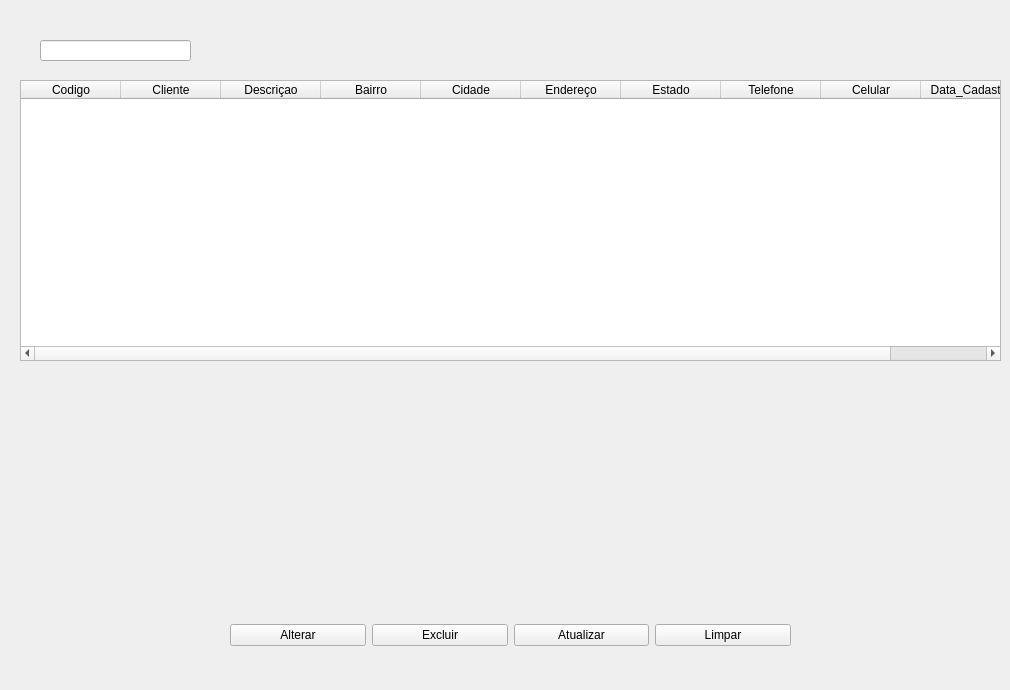
      <widget class="QWidget" name="Clientes">
       <widget class="QLineEdit" name="lineEdit_2">
        <property name="geometry">
         <rect>
          <x>40</x>
          <y>40</y>
          <width>151</width>
          <height>21</height>
         </rect>
        </property>
       </widget>
       <widget class="QTableWidget" name="tabela_cliente">
        <property name="enabled">
         <bool>true</bool>
        </property>
        <property name="geometry">
         <rect>
          <x>20</x>
          <y>80</y>
          <width>981</width>
          <height>281</height>
         </rect>
        </property>
        <property name="sizePolicy">
         <sizepolicy hsizetype="Expanding" vsizetype="Expanding">
          <horstretch>0</horstretch>
          <verstretch>0</verstretch>
         </sizepolicy>
        </property>
        <property name="contextMenuPolicy">
         <enum>Qt::DefaultContextMenu</enum>
        </property>
        <property name="editTriggers">
         <set>QAbstractItemView::NoEditTriggers</set>
        </property>
        <property name="showGrid">
         <bool>false</bool>
        </property>
        <property name="columnCount">
         <number>10</number>
        </property>
        <column>
         <property name="text">
          <string>Codigo</string>
         </property>
        </column>
        <column>
         <property name="text">
          <string>Cliente</string>
         </property>
        </column>
        <column>
         <property name="text">
          <string>Descriçao</string>
         </property>
        </column>
        <column>
         <property name="text">
          <string>Bairro</string>
         </property>
        </column>
        <column>
         <property name="text">
          <string>Cidade</string>
         </property>
        </column>
        <column>
         <property name="text">
          <string>Endereço</string>
         </property>
        </column>
        <column>
         <property name="text">
          <string>Estado</string>
         </property>
        </column>
        <column>
         <property name="text">
          <string>Telefone</string>
         </property>
        </column>
        <column>
         <property name="text">
          <string>Celular</string>
         </property>
        </column>
        <column>
         <property name="text">
          <string>Data_Cadastro</string>
         </property>
        </column>
       </widget>
       <widget class="QWidget" name="layoutWidget">
        <property name="geometry">
         <rect>
          <x>230</x>
          <y>590</y>
          <width>561</width>
          <height>91</height>
         </rect>
        </property>
        <layout class="QHBoxLayout" name="horizontalLayout_22">
         <item>
          <widget class="QPushButton" name="btn_alt_cliente">
           <property name="text">
            <string>Alterar</string>
           </property>
           <property name="icon">
            <iconset>
             <normaloff>../../../Desktop/icons/alter.png</normaloff>../../../Desktop/icons/alter.png</iconset>
           </property>
          </widget>
         </item>
         <item>
          <widget class="QPushButton" name="pushButton">
           <property name="text">
            <string>Excluir</string>
           </property>
          </widget>
         </item>
         <item>
          <widget class="QPushButton" name="btn_att_cliente">
           <property name="text">
            <string>Atualizar</string>
           </property>
           <property name="icon">
            <iconset>
             <normaloff>../../../Desktop/icons/refresh.png</normaloff>../../../Desktop/icons/refresh.png</iconset>
           </property>
          </widget>
         </item>
         <item>
          <widget class="QPushButton" name="btn_limpar_cliente">
           <property name="text">
            <string>Limpar</string>
           </property>
           <property name="icon">
            <iconset>
             <normaloff>../../../Desktop/icons/warning-icon-png-2771.png</normaloff>../../../Desktop/icons/warning-icon-png-2771.png</iconset>
           </property>
          </widget>
         </item>
        </layout>
       </widget>
      </widget>
